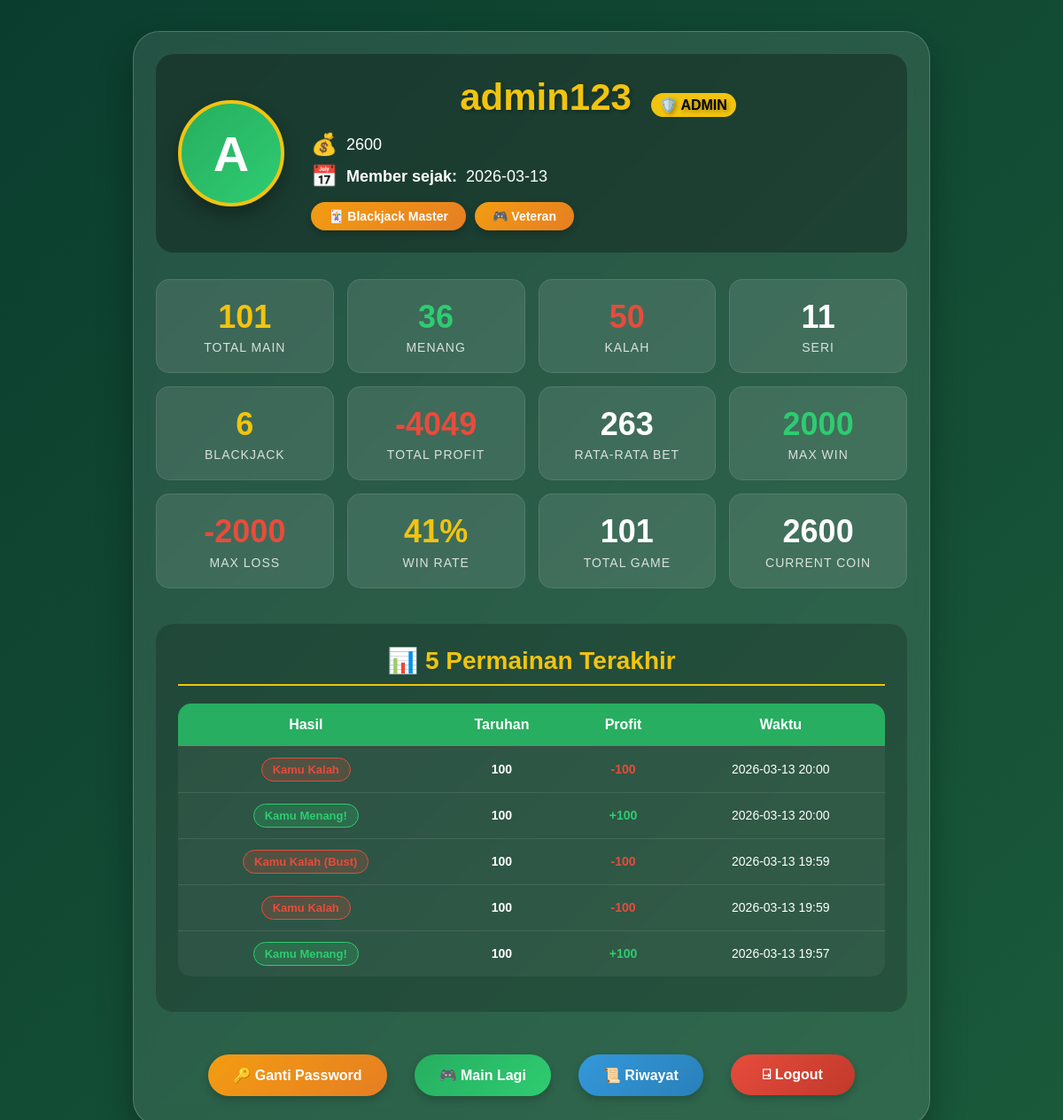
Page /profile (signed in) on the committed database.
### tables this page shows
CREATE TABLE users (
            id INTEGER PRIMARY KEY AUTOINCREMENT,
            username TEXT UNIQUE NOT NULL,
            password TEXT NOT NULL,
            coin INTEGER DEFAULT 1000
        , created_at TEXT);

CREATE TABLE history (
            id INTEGER PRIMARY KEY AUTOINCREMENT,
            username TEXT NOT NULL,
            result TEXT NOT NULL,
            bet_amount INTEGER,
            profit INTEGER,
            player_cards TEXT,
            dealer_cards TEXT,
            created_at TEXT
        );

### app.py (the view)
@app.route("/profile")
@login_required
def profile():
    target_username = request.args.get('username', session["username"])
    conn = get_db_connection()
    user = conn.execute('''
        SELECT id, username, coin, created_at
        FROM users WHERE username = ?
    ''', (target_username,)).fetchone()
    if not user:
        return "User tidak ditemukan!", 404
    stats = conn.execute('''
        SELECT
            COUNT(*) as total_games,
            SUM(CASE WHEN result LIKE '%Menang%' AND result NOT LIKE '%BLACKJACK%' THEN 1 ELSE 0 END) as wins,
            SUM(CASE WHEN result LIKE '%BLACKJACK%' THEN 1 ELSE 0 END) as blackjack_wins,
            SUM(CASE WHEN result LIKE '%Kalah%' OR result LIKE '%Bust%' THEN 1 ELSE 0 END) as losses,
            SUM(CASE WHEN result = 'Seri' OR result LIKE '%Sama-sama Blackjack%' THEN 1 ELSE 0 END) as draws,
            COALESCE(SUM(profit), 0) as total_profit,
            COALESCE(AVG(bet_amount), 0) as avg_bet,
            COALESCE(MAX(profit), 0) as max_win,
            COALESCE(MIN(profit), 0) as max_loss
        FROM history
        WHERE username = ?
    ''', (target_username,)).fetchone()
    if stats:
        total_wins = (stats['wins'] or 0) + (stats['blackjack_wins'] or 0)
    else:
        total_wins = 0
    recent_games = conn.execute('''
        SELECT * FROM history
        WHERE username = ?
        ORDER BY created_at DESC
        LIMIT 5
    ''', (target_username,)).fetchall()
    conn.close()
    return render_template("profile.html",
                         user=user,
                         stats=stats,
                         total_wins=total_wins,
                         recent_games=recent_games,
                         is_own_profile=(target_username == session["username"]))

### app.py (called while the page is built)
def login_required(f):
    @wraps(f)
    def decorated_function(*args, **kwargs):
        if "username" not in session:
            return redirect("/")
        return f(*args, **kwargs)
    return decorated_function

def get_db_connection():
    conn = sqlite3.connect('blackjack.db')
    conn.row_factory = sqlite3.Row
    return conn

@app.after_request
def add_header(response):
    response.headers['Cache-Control'] = 'no-store, no-cache, must-revalidate, post-check=0, pre-check=0, max-age=0'
    response.headers['Pragma'] = 'no-cache'
    response.headers['Expires'] = '-1'
    return response

### templates/profile.html (shortened to what this page needs)
<!DOCTYPE html>
<html>
<head>
    <link rel="stylesheet" href="/static/style.css">
</head>
<body>
<div class="profile-container">
    <div class="profile-header">
        <div class="profile-avatar">
            {{ user['username'][0]|upper }}
        </div>
        <div class="profile-info">
            <h1>
                {{ user['username'] }}
                {% if user['username'] == 'admin123' %}
                    <span style="font-size: 16px; background: #f1c40f; color: black; padding: 5px 10px; border-radius: 20px; margin-left: 10px;">🛡️ ADMIN</span>
                {% endif %}
            </h1>
            <p><span class="info-icon">💰</span>{{ user['coin'] }}</p>
            <p><span class="info-icon">📅</span> <strong>Member sejak:</strong>
                {% if user['created_at'] %}
                    {{ user['created_at'][:10] }}
                {% else %}
                    {{ user['id'] }}
                {% endif %}
                <div class="badge-container">
                    {% if stats and stats['total_games'] > 0 %}
                        {% if stats['blackjack_wins'] >= 5 %}
                        <span class="badge">🃏 Blackjack Master</span>
                        {% endif %}
                        {% if stats['total_games'] >= 20 %}
                        <span class="badge">🎮 Veteran</span>
                        {% endif %}
                    {% else %}
                        <span class="badge">🆕 Newbie</span>
                    {% endif %}
                </div>
            </div>
        </div>
        {% if stats %}
        <div class="stats-grid">
            <div class="stat-card">
                <div class="stat-value text-gold">{{ stats['total_games']|default(0) }}</div>
                <div class="stat-label">Total Main</div>
            </div>
            <div class="stat-card">
                <div class="stat-value text-green">{{ stats['wins']|default(0) }}</div>
                <div class="stat-label">Menang</div>
            </div>
            <div class="stat-card">
                <div class="stat-value text-red">{{ stats['losses']|default(0) }}</div>
                <div class="stat-label">Kalah</div>
            </div>
            <div class="stat-card">
                <div class="stat-value">{{ stats['draws']|default(0) }}</div>
                <div class="stat-label">Seri</div>
            </div>
            <div class="stat-card">
                <div class="stat-value text-gold">{{ stats['blackjack_wins']|default(0) }}</div>
                <div class="stat-label">Blackjack</div>
            </div>
            <div class="stat-card">
                <div class="stat-value {% if stats['total_profit']|default(0) >= 0 %}profit-positive{% else %}profit-negative{% endif %}">
                    {{ stats['total_profit']|default(0) }}
                </div>
                <div class="stat-label">Total Profit</div>
            </div>
            <div class="stat-card">
                <div class="stat-value">{{ stats['avg_bet']|default(0)|int }}</div>
                <div class="stat-label">Rata-rata Bet</div>
            </div>
            <div class="stat-card">
                <div class="stat-value profit-positive">{{ stats['max_win']|default(0) }}</div>
                <div class="stat-label">Max Win</div>
            </div>
            <div class="stat-card">
                <div class="stat-value profit-negative">{{ stats['max_loss']|default(0) }}</div>
                <div class="stat-label">Max Loss</div>
            </div>
            <div class="stat-card">
                <div class="stat-value text-gold">
                    {% if stats['total_games']|default(0) > 0 %}
                        {{ ((stats['wins'] + stats['blackjack_wins']|default(0)) / stats['total_games'] * 100)|int }}%
                    {% else %}
                        0%
                    {% endif %}
                </div>
                <div class="stat-label">Win Rate</div>
            </div>
            <div class="stat-card">
                <div class="stat-value">{{ stats['total_games']|default(0) }}</div>
                <div class="stat-label">Total Game</div>
            </div>
            <div class="stat-card">
                <div class="stat-value">{{ user['coin'] }}</div>
                <div class="stat-label">Current Coin</div>
            </div>
        </div>
        {% endif %}
        {% if recent_games %}
        <div class="recent-games">
            <h2>📊 5 Permainan Terakhir</h2>
            <table class="games-table">
                <thead>
                    <tr>
                        <th>Hasil</th>
                        <th>Taruhan</th>
                        <th>Profit</th>
                        <th>Waktu</th>
                    </tr>
                </thead>
                <tbody>
                    {% for game in recent_games %}
                    <tr>
                        <td>
                            <span class="result-badge
                                {% if 'BLACKJACK' in game['result'] %}result-blackjack
                                {% elif 'Menang' in game['result'] %}result-win
                                {% elif 'Kalah' in game['result'] or 'Bust' in game['result'] %}result-loss
                                {% else %}result-draw{% endif %}">
                                {{ game['result'] }}
                            </span>
                        </td>
                        <td><strong>{{ game['bet_amount'] }}</strong></td>
                        <td class="{% if game['profit'] > 0 %}profit-positive{% elif game['profit'] < 0 %}profit-negative{% endif %}">
                            <strong>{% if game['profit'] > 0 %}+{% endif %}{{ game['profit'] }}</strong>
                        </td>
                        <td>{{ game['created_at'][:16] }}</td>
                    </tr>
                    {% endfor %}
                </tbody>
            </table>
        </div>
        {% endif %}
<div class="menu-buttons">
    <a href="/change_password">
        <button class="btn" style="background: linear-gradient(135deg, #f39c12, #e67e22);">
            🔑 Ganti Password
        </button>
    </a>
    <a href="/new_game">
        <button class="btn btn-main">🎮 Main Lagi</button>
    </a>
    <a href="/history">
        <button class="btn btn-history">📜 Riwayat</button>
    </a>
    <a href="/logout">
        <button class="btn btn-logout">⍈ Logout</button>
    </a>
</div>
    </div>
</body>
</html>

### static/style.css (style rules this page uses)
body { background: #0b3d2e; font-family: Arial, Helvetica, sans-serif; color: white; text-align: center; margin: 0; padding: 10px; min-height: 100vh; box-sizing: border-box; }
button { background: black; color: white; border: none; padding: 12px 24px; font-size: 16px; border-radius: 8px; cursor: pointer; margin: 8px; min-width: 120px; touch-action: manipulation; -webkit-tap-highlight-color: transparent; }
table { width: 100%; border-collapse: collapse; margin: 15px 0; color: white; font-size: 14px; }
th, td { padding: 12px 5px; border-bottom: 1px solid #444; text-align: center; }
th { background-color: #27ae60; }
a { text-decoration: none; display: inline-block; }
* { -webkit-tap-highlight-color: transparent; }
button { transition: all 0.3s; }
.recent-games { margin-top: 40px; background: rgba(0, 0, 0, 0.2); border-radius: 15px; padding: 20px; }
.recent-games h2 { margin-bottom: 20px; color: #f1c40f; border-bottom: 2px solid rgba(241, 196, 15, 0.3); padding-bottom: 10px; }
.result-win { background: rgba(46, 204, 113, 0.2); color: #2ecc71; border: 1px solid #2ecc71; }
.result-loss { background: rgba(231, 76, 60, 0.2); color: #e74c3c; border: 1px solid #e74c3c; }

### rows in the picture
users: username "A", username "admin123", coin "2600", created_at "2026-03-13"
history: result "Kamu Kalah", bet_amount "100", profit "-100", created_at "2026-03-13 20:00"
history: result "Kamu Menang!", bet_amount "100", profit "100", created_at "2026-03-13 20:00"
history: result "Kamu Kalah (Bust)", bet_amount "100", profit "-100", created_at "2026-03-13 19:59"
history: result "Kamu Kalah", bet_amount "100", profit "-100", created_at "2026-03-13 19:59"
history: result "Kamu Menang!", bet_amount "100", profit "100", created_at "2026-03-13 19:57"

### other values in the picture
{{ stats['total_games']|default(0) }} "101"
{{ stats['wins']|default(0) }} "36"
{{ stats['losses']|default(0) }} "50"
{{ stats['draws']|default(0) }} "11"
{{ stats['blackjack_wins']|default(0) }} "6"
{{ stats['total_profit']|default(0) }} "-4049"
{{ stats['avg_bet']|default(0)|int }} "263"
{{ stats['max_win']|default(0) }} "2000"
{{ stats['max_loss']|default(0) }} "-2000"
